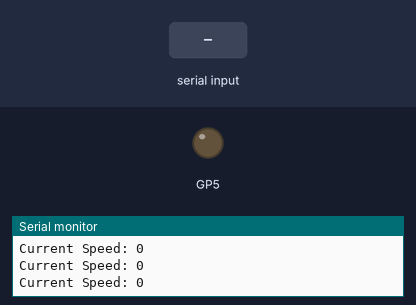
The sketch below on a simulated Raspberry Pi Pico. Parts: output pins drawn as LEDs (lit = HIGH), the last lines printed to the serial monitor. The test bench sets the inputs (shaded band).

Above: at 1.2 s.
1.3 s: "SET 150\n" received over Serial
At 2.36 s:
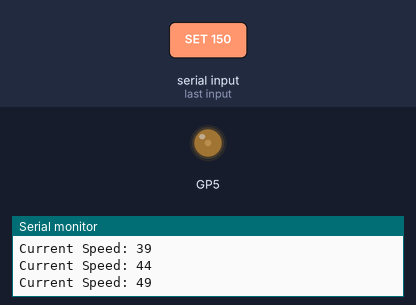
At 3.56 s:
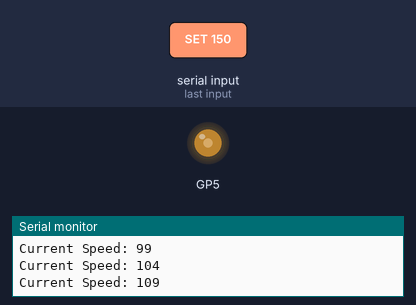
4.3 s: "RAMP_UP\n" received over Serial
At 6.7 s:
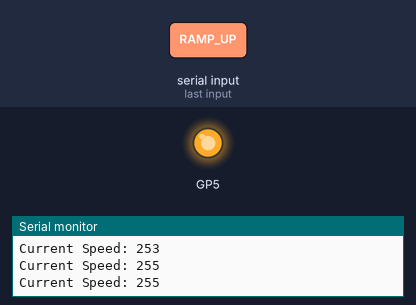
Timing chart, 0 to 8.2 s (numbered marks = the images above; inputs shaded):
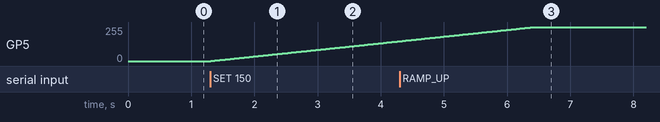

Measured:
- after the input at 1.3 s, GP5: moves from 0/255 to 149/255 over 3.0 s, starting at once

The sketch:

active_mode_112.ino
```cpp
// snippet: active_mode_112
// tags: active, serial, command, response
// boards: avr, esp32, megaavr, nano33iot, romi32u4, rp2040
// library: none
// description: Active sketch: RAMP_UP and RAMP_DOWN smoothly change PWM on pin 5 at 50 units/second using millis
// prompts: active, sketch, ramp_up, ramp_down, smoothly, change
// verified: compile-only
// source: kd-generated (id 112)

int currentSpeed = 0;
int targetSpeed = 0;

unsigned long prevRampMs = 0;   // separate timers for ramp and report
unsigned long prevReportMs = 0;

void setup() {
  Serial.begin(9600);
  pinMode(5, OUTPUT);
  Serial.println("Send RAMP_UP, RAMP_DOWN, or SET <0-255>");
}

void loop() {
  unsigned long now = millis();

  // Handle commands
  if (Serial.available() > 0) {
    String command = Serial.readStringUntil('\n');
    command.trim();

    if (command == "RAMP_UP") {
      targetSpeed = 255;
    } else if (command == "RAMP_DOWN") {
      targetSpeed = 0;
    } else if (command.startsWith("SET")) {
      int spaceIdx = command.indexOf(' ');
      if (spaceIdx > 0) {
        int val = command.substring(spaceIdx + 1).toInt();
        targetSpeed = constrain(val, 0, 255);
      }
    }
  }

  // Smoothly ramp to target speed (50 units/sec = 20ms per unit)
  if (now - prevRampMs >= 20) {
    prevRampMs = now;
    if (currentSpeed < targetSpeed) {
      currentSpeed++;
    } else if (currentSpeed > targetSpeed) {
      currentSpeed--;
    }
    analogWrite(5, currentSpeed);
  }

  // Report current speed every 100ms (separate timer)
  if (now - prevReportMs >= 100) {
    prevReportMs = now;
    Serial.print("Current Speed: "); Serial.println(currentSpeed);
  }
}
```
